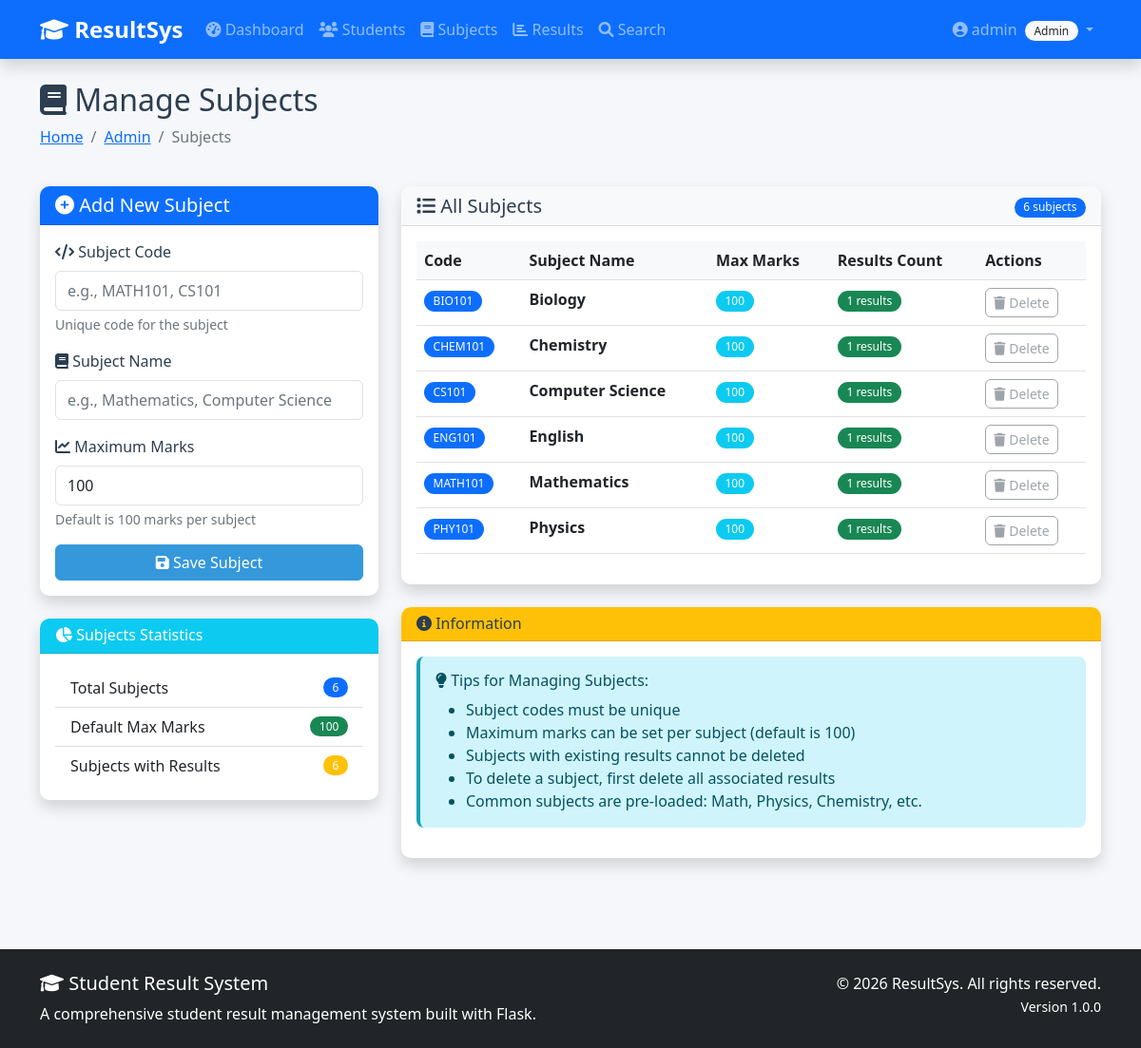
Screenshot of /admin/subjects (signed in) with the database file from the repository.
### app.py (models this page shows)
class Subject(db.Model):
    id = db.Column(db.Integer, primary_key=True)
    code = db.Column(db.String(20), unique=True, nullable=False)
    name = db.Column(db.String(100), nullable=False)
    max_marks = db.Column(db.Integer, nullable=False, default=100)
    results = db.relationship('Result', backref='subject_ref', lazy=True, cascade='all, delete-orphan')

### app.py (the view)
@app.route('/admin/subjects')
@role_required('admin')
def manage_subjects():
    subjects = Subject.query.order_by(Subject.code).all()
    return render_template('manage_subjects.html', subjects=subjects)

### app.py (called while the page is built)
@app.context_processor
def inject_global_data():
    return {"current_year": datetime.now().year}

def login_required(f):
    @wraps(f)
    def decorated_function(*args, **kwargs):
        if 'user_id' not in session:
            flash('Please login to access this page.', 'warning')
            return redirect(url_for('login'))
        return f(*args, **kwargs)
    return decorated_function

def role_required(*required_roles):
    def decorator(f):
        @wraps(f)
        @login_required
        def decorated_function(*args, **kwargs):
            user = User.query.get(session['user_id'])
            if user.role not in required_roles:
                flash('Unauthorized access! You do not have permission to view this page.', 'danger')
                return redirect(url_for('dashboard'))
            return f(*args, **kwargs)
        return decorated_function
    return decorator

### templates/manage_subjects.html (shortened to what this page needs)
{% extends "base.html" %}
{% block page_title %}
<i class="fas fa-book"></i> Manage Subjects
{% endblock %}
{% block breadcrumbs %}
<li class="breadcrumb-item"><a href="{{ url_for('admin_dashboard') }}">Admin</a></li>
<li class="breadcrumb-item active" aria-current="page">Subjects</li>
{% endblock %}
{% block content %}
<div class="row">
    <div class="col-md-4 mb-4">
        <div class="card shadow">
            <div class="card-header bg-primary text-white">
                <h5 class="mb-0">
                    <i class="fas fa-plus-circle"></i> Add New Subject
                </h5>
            </div>
            <div class="card-body">
                <form method="POST" action="{{ url_for('add_subject') }}">
                    <div class="mb-3">
                        <label for="code" class="form-label">
                            <i class="fas fa-code"></i> Subject Code
                        </label>
                        <input type="text" class="form-control" id="code" name="code"
                               placeholder="e.g., MATH101, CS101" required>
                        <div class="form-text">Unique code for the subject</div>
                    </div>
                    <div class="mb-3">
                        <label for="name" class="form-label">
                            <i class="fas fa-book"></i> Subject Name
                        </label>
                        <input type="text" class="form-control" id="name" name="name"
                               placeholder="e.g., Mathematics, Computer Science" required>
                    </div>
                    <div class="mb-3">
                        <label for="max_marks" class="form-label">
                            <i class="fas fa-chart-line"></i> Maximum Marks
                        </label>
                        <input type="number" class="form-control" id="max_marks" name="max_marks"
                               value="100" min="1" max="200" required>
                        <div class="form-text">Default is 100 marks per subject</div>
                    </div>
                    <div class="d-grid">
                        <button type="submit" class="btn btn-primary">
                            <i class="fas fa-save"></i> Save Subject
                        </button>
                    </div>
                </form>
            </div>
        </div>
        <div class="card shadow mt-4">
            <div class="card-header bg-info text-white">
                <h6 class="mb-0"><i class="fas fa-chart-pie"></i> Subjects Statistics</h6>
            </div>
            <div class="card-body">
                <ul class="list-group list-group-flush">
                    <li class="list-group-item d-flex justify-content-between align-items-center">
                        Total Subjects
                        <span class="badge bg-primary rounded-pill">{{ subjects|length }}</span>
                    </li>
                    <li class="list-group-item d-flex justify-content-between align-items-center">
                        Default Max Marks
                        <span class="badge bg-success rounded-pill">100</span>
                    </li>
                    <li class="list-group-item d-flex justify-content-between align-items-center">
                        Subjects with Results
                        <span class="badge bg-warning rounded-pill">
                            {{ subjects|selectattr('results')|list|length }}
                        </span>
                    </li>
                </ul>
            </div>
        </div>
    </div>
    <div class="col-md-8 mb-4">
        <div class="card shadow">
            <div class="card-header bg-light">
                <div class="d-flex justify-content-between align-items-center">
                    <h5 class="mb-0">
                        <i class="fas fa-list"></i> All Subjects
                    </h5>
                    <div>
                        <span class="badge bg-primary">{{ subjects|length }} subjects</span>
                    </div>
                </div>
            </div>
            <div class="card-body">
                {% if subjects %}
                <div class="table-responsive">
                    <table class="table table-hover">
                        <thead>
                            <tr>
                                <th>Code</th>
                                <th>Subject Name</th>
                                <th>Max Marks</th>
                                <th>Results Count</th>
                                <th>Actions</th>
                            </tr>
                        </thead>
                        <tbody>
                            {% for subject in subjects %}
                            <tr>
                                <td>
                                    <span class="badge bg-primary">{{ subject.code }}</span>
                                </td>
                                <td>
                                    <strong>{{ subject.name }}</strong>
                                </td>
                                <td>
                                    <span class="badge bg-info">{{ subject.max_marks }}</span>
                                </td>
                                <td>
                                    <span class="badge bg-{{ 'success' if subject.results else 'secondary' }}">
                                        {{ subject.results|length }} results
                                    </span>
                                </td>
                                <td>
                                    {% if not subject.results %}
                                    <a href="{{ url_for('delete_subject', subject_id=subject.id) }}"
                                       class="btn btn-outline-danger btn-sm"
                                       onclick="return confirmDelete('Delete subject {{ subject.name }}?')">
                                        <i class="fas fa-trash"></i> Delete
                                    </a>
                                    {% else %}
                                    <button class="btn btn-outline-secondary btn-sm" disabled
                                            title="Cannot delete - has results">
                                        <i class="fas fa-trash"></i> Delete
                                    </button>
                                    {% endif %}
                                </td>
                            </tr>
                            {% endfor %}
                        </tbody>
                    </table>
                </div>
                {% else %}
                <div class="text-center py-5">
                    <i class="fas fa-book fa-4x text-muted mb-4"></i>
                    <h3>No Subjects Found</h3>
                    <p class="text-muted">No subjects have been added yet. Add your first subject using the form on the left.</p>
                </div>
                {% endif %}
            </div>
        </div>
        <div class="card shadow mt-4">
            <div class="card-header bg-warning">
                <h6 class="mb-0"><i class="fas fa-info-circle"></i> Information</h6>
            </div>
            <div class="card-body">
                <div class="alert alert-info">
                    <h6><i class="fas fa-lightbulb"></i> Tips for Managing Subjects:</h6>
                    <ul class="mb-0">
                        <li>Subject codes must be unique</li>
                        <li>Maximum marks can be set per subject (default is 100)</li>
                        <li>Subjects with existing results cannot be deleted</li>
                        <li>To delete a subject, first delete all associated results</li>
                        <li>Common subjects are pre-loaded: Math, Physics, Chemistry, etc.</li>
                    </ul>
                </div>
            </div>
        </div>
    </div>
</div>
{% endblock %}

### static/css/style.css (style rules this page uses)
:root { --primary-color: #3498db; --secondary-color: #2c3e50; --success-color: #27ae60; --danger-color: #e74c3c; --warning-color: #f39c12; --info-color: #17a2b8; --light-color: #f8f9fa; --dark-color: #343a40; }
body { font-family: 'Segoe UI', Tahoma, Geneva, Verdana, sans-serif; background-color: #f5f7fa; color: var(--secondary-color); min-height: 100vh; display: flex; flex-direction: column; }
.card { border: none; border-radius: 10px; transition: transform 0.3s, box-shadow 0.3s; }
.card-header { border-radius: 10px 10px 0 0 !important; font-weight: 600; }
.btn { border-radius: 6px; font-weight: 500; transition: all 0.3s; }
.btn-primary { background-color: var(--primary-color); border-color: var(--primary-color); }
.table { border-collapse: separate; border-spacing: 0; }
.table th { font-weight: 600; background-color: #f8f9fa; border-top: none; }
.alert { border: none; border-radius: 8px; border-left: 4px solid; }
.alert-info { border-left-color: var(--info-color); }
.form-control, .form-select { border-radius: 6px; border: 1px solid #dee2e6; padding: 0.5rem 0.75rem; transition: border-color 0.3s, box-shadow 0.3s; }
.badge { border-radius: 20px; padding: 0.4em 0.8em; font-weight: 500; }
.alert { animation: slideIn 0.3s ease-out; }

### rows the page displays
Subject: code "BIO101", name "Biology", max_marks "100", results|length "1"
Subject: code "CHEM101", name "Chemistry", max_marks "100", results|length "1"
Subject: code "CS101", name "Computer Science", max_marks "100", results|length "1"
Subject: code "ENG101", name "English", max_marks "100", results|length "1"
Subject: code "MATH101", name "Mathematics", max_marks "100", results|length "1"
Subject: code "PHY101", name "Physics", max_marks "100", results|length "1"

### other values shown
{{ session.username }} "admin"
{{ session.role|title }} "Admin"
{{ subjects|length }} "6"
{{ subjects|selectattr('results')|list|length }} "6"
